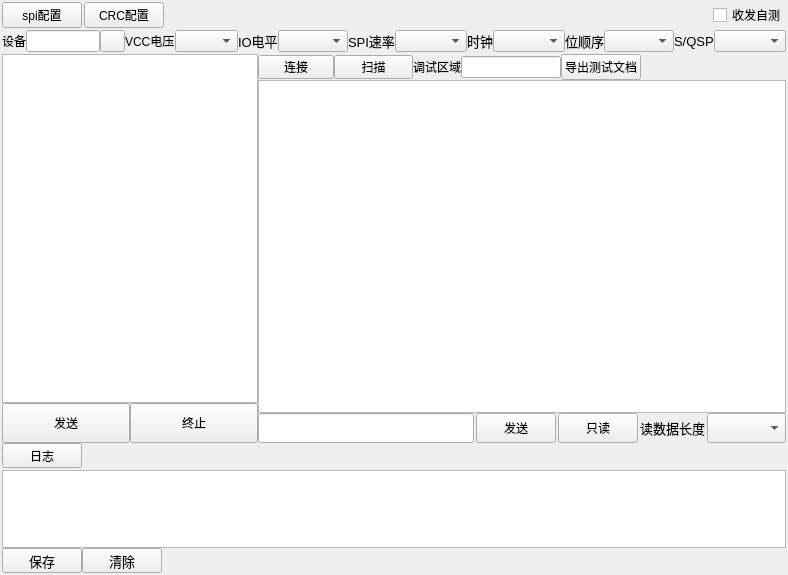
<?xml version="1.0" encoding="UTF-8"?>
<ui version="4.0">
 <class>Application</class>
 <widget class="QWidget" name="Application">
  <property name="geometry">
   <rect>
    <x>0</x>
    <y>0</y>
    <width>788</width>
    <height>575</height>
   </rect>
  </property>
  <property name="sizePolicy">
   <sizepolicy hsizetype="Ignored" vsizetype="Ignored">
    <horstretch>0</horstretch>
    <verstretch>0</verstretch>
   </sizepolicy>
  </property>
  <property name="minimumSize">
   <size>
    <width>0</width>
    <height>0</height>
   </size>
  </property>
  <property name="maximumSize">
   <size>
    <width>2000</width>
    <height>1000</height>
   </size>
  </property>
  <property name="windowTitle">
   <string>SPI上位机</string>
  </property>
  <property name="toolTip">
   <string/>
  </property>
  <layout class="QGridLayout" name="gridLayout">
   <property name="leftMargin">
    <number>2</number>
   </property>
   <property name="topMargin">
    <number>2</number>
   </property>
   <property name="rightMargin">
    <number>2</number>
   </property>
   <property name="bottomMargin">
    <number>2</number>
   </property>
   <property name="spacing">
    <number>2</number>
   </property>
   <item row="0" column="0">
    <layout class="QHBoxLayout" name="horizontalLayout_13">
     <item>
      <widget class="QPushButton" name="button_fold_config">
       <property name="text">
        <string>spi配置</string>
       </property>
      </widget>
     </item>
     <item>
      <widget class="QPushButton" name="pushButton_crc_fonfig">
       <property name="text">
        <string>CRC配置</string>
       </property>
      </widget>
     </item>
     <item>
      <spacer name="horizontalSpacer_2">
       <property name="orientation">
        <enum>Qt::Orientation::Horizontal</enum>
       </property>
       <property name="sizeHint" stdset="0">
        <size>
         <width>40</width>
         <height>20</height>
        </size>
       </property>
      </spacer>
     </item>
     <item>
      <widget class="QCheckBox" name="check_box_test">
       <property name="toolTip">
        <string>勾选上此勾选框，连接设备发送和接收端，可自测设备是否正常工作</string>
       </property>
       <property name="text">
        <string>收发自测</string>
       </property>
      </widget>
     </item>
    </layout>
   </item>
   <item row="1" column="0">
    <layout class="QHBoxLayout" name="horizontalLayout_8">
     <property name="spacing">
      <number>0</number>
     </property>
     <item>
      <widget class="QWidget" name="spi_config_widget" native="true">
       <property name="maximumSize">
        <size>
         <width>16777215</width>
         <height>16777215</height>
        </size>
       </property>
       <layout class="QHBoxLayout" name="horizontalLayout_12">
        <property name="spacing">
         <number>0</number>
        </property>
        <property name="leftMargin">
         <number>0</number>
        </property>
        <property name="topMargin">
         <number>0</number>
        </property>
        <property name="rightMargin">
         <number>0</number>
        </property>
        <property name="bottomMargin">
         <number>0</number>
        </property>
        <item>
         <widget class="QLabel" name="label_decive">
          <property name="minimumSize">
           <size>
            <width>0</width>
            <height>0</height>
           </size>
          </property>
          <property name="maximumSize">
           <size>
            <width>35</width>
            <height>25</height>
           </size>
          </property>
          <property name="font">
           <font>
            <pointsize>9</pointsize>
           </font>
          </property>
          <property name="text">
           <string>设备</string>
          </property>
         </widget>
        </item>
        <item>
         <widget class="QLineEdit" name="line_device">
          <property name="minimumSize">
           <size>
            <width>0</width>
            <height>0</height>
           </size>
          </property>
          <property name="maximumSize">
           <size>
            <width>100</width>
            <height>25</height>
           </size>
          </property>
          <property name="font">
           <font>
            <pointsize>9</pointsize>
           </font>
          </property>
          <property name="readOnly">
           <bool>true</bool>
          </property>
         </widget>
        </item>
        <item>
         <widget class="QPushButton" name="button_refresh">
          <property name="maximumSize">
           <size>
            <width>25</width>
            <height>16777215</height>
           </size>
          </property>
          <property name="text">
           <string/>
          </property>
          <property name="icon">
           <iconset theme="QIcon::ThemeIcon::MediaPlaylistRepeat"/>
          </property>
          <property name="iconSize">
           <size>
            <width>13</width>
            <height>13</height>
           </size>
          </property>
         </widget>
        </item>
        <item>
         <widget class="QLabel" name="label_vcc">
          <property name="minimumSize">
           <size>
            <width>0</width>
            <height>0</height>
           </size>
          </property>
          <property name="maximumSize">
           <size>
            <width>50</width>
            <height>25</height>
           </size>
          </property>
          <property name="font">
           <font>
            <pointsize>9</pointsize>
           </font>
          </property>
          <property name="text">
           <string>VCC电压</string>
          </property>
         </widget>
        </item>
        <item>
         <widget class="QComboBox" name="combo_box_vcc">
          <property name="minimumSize">
           <size>
            <width>0</width>
            <height>0</height>
           </size>
          </property>
          <property name="maximumSize">
           <size>
            <width>63</width>
            <height>16777215</height>
           </size>
          </property>
          <property name="font">
           <font>
            <pointsize>9</pointsize>
           </font>
          </property>
         </widget>
        </item>
        <item>
         <widget class="QLabel" name="label_io">
          <property name="minimumSize">
           <size>
            <width>0</width>
            <height>0</height>
           </size>
          </property>
          <property name="maximumSize">
           <size>
            <width>40</width>
            <height>25</height>
           </size>
          </property>
          <property name="font">
           <font>
            <pointsize>10</pointsize>
           </font>
          </property>
          <property name="text">
           <string>IO电平</string>
          </property>
         </widget>
        </item>
        <item>
         <widget class="QComboBox" name="combo_box_io">
          <property name="minimumSize">
           <size>
            <width>0</width>
            <height>0</height>
           </size>
          </property>
          <property name="maximumSize">
           <size>
            <width>70</width>
            <height>16777215</height>
           </size>
          </property>
          <property name="font">
           <font>
            <pointsize>9</pointsize>
           </font>
          </property>
         </widget>
        </item>
        <item>
         <widget class="QLabel" name="label_speed">
          <property name="minimumSize">
           <size>
            <width>0</width>
            <height>0</height>
           </size>
          </property>
          <property name="maximumSize">
           <size>
            <width>50</width>
            <height>25</height>
           </size>
          </property>
          <property name="font">
           <font>
            <pointsize>10</pointsize>
           </font>
          </property>
          <property name="text">
           <string>SPI速率</string>
          </property>
         </widget>
        </item>
        <item>
         <widget class="QComboBox" name="combo_box_speed">
          <property name="minimumSize">
           <size>
            <width>0</width>
            <height>0</height>
           </size>
          </property>
          <property name="maximumSize">
           <size>
            <width>85</width>
            <height>16777215</height>
           </size>
          </property>
          <property name="font">
           <font>
            <pointsize>9</pointsize>
           </font>
          </property>
         </widget>
        </item>
        <item>
         <widget class="QLabel" name="label_clk">
          <property name="minimumSize">
           <size>
            <width>0</width>
            <height>0</height>
           </size>
          </property>
          <property name="maximumSize">
           <size>
            <width>30</width>
            <height>25</height>
           </size>
          </property>
          <property name="font">
           <font>
            <pointsize>10</pointsize>
           </font>
          </property>
          <property name="text">
           <string>时钟</string>
          </property>
         </widget>
        </item>
        <item>
         <widget class="QComboBox" name="combo_box_clk">
          <property name="minimumSize">
           <size>
            <width>0</width>
            <height>0</height>
           </size>
          </property>
          <property name="maximumSize">
           <size>
            <width>100</width>
            <height>16777215</height>
           </size>
          </property>
          <property name="font">
           <font>
            <pointsize>9</pointsize>
           </font>
          </property>
         </widget>
        </item>
        <item>
         <widget class="QLabel" name="label_bit">
          <property name="minimumSize">
           <size>
            <width>0</width>
            <height>0</height>
           </size>
          </property>
          <property name="maximumSize">
           <size>
            <width>40</width>
            <height>25</height>
           </size>
          </property>
          <property name="font">
           <font>
            <pointsize>10</pointsize>
           </font>
          </property>
          <property name="text">
           <string>位顺序</string>
          </property>
         </widget>
        </item>
        <item>
         <widget class="QComboBox" name="combo_box_bit">
          <property name="minimumSize">
           <size>
            <width>0</width>
            <height>0</height>
           </size>
          </property>
          <property name="maximumSize">
           <size>
            <width>70</width>
            <height>16777215</height>
           </size>
          </property>
          <property name="font">
           <font>
            <pointsize>9</pointsize>
           </font>
          </property>
         </widget>
        </item>
        <item>
         <widget class="QLabel" name="label_s_or_q">
          <property name="minimumSize">
           <size>
            <width>0</width>
            <height>0</height>
           </size>
          </property>
          <property name="maximumSize">
           <size>
            <width>40</width>
            <height>25</height>
           </size>
          </property>
          <property name="font">
           <font>
            <pointsize>10</pointsize>
           </font>
          </property>
          <property name="text">
           <string>S/QSPI</string>
          </property>
         </widget>
        </item>
        <item>
         <widget class="QComboBox" name="combo_box_s_or_q">
          <property name="minimumSize">
           <size>
            <width>0</width>
            <height>0</height>
           </size>
          </property>
          <property name="maximumSize">
           <size>
            <width>100</width>
            <height>16777215</height>
           </size>
          </property>
          <property name="font">
           <font>
            <pointsize>9</pointsize>
           </font>
          </property>
         </widget>
        </item>
       </layout>
      </widget>
     </item>
    </layout>
   </item>
   <item row="2" column="0">
    <layout class="QGridLayout" name="gridLayout_4" rowstretch="4,1">
     <item row="0" column="0">
      <layout class="QGridLayout" name="gridLayout_2" rowstretch="10,1" rowminimumheight="0,0">
       <property name="spacing">
        <number>0</number>
       </property>
       <item row="0" column="0">
        <layout class="QGridLayout" name="gridLayout_5">
         <item row="0" column="0">
          <layout class="QGridLayout" name="gridLayout_9" rowstretch="0,0">
           <property name="spacing">
            <number>0</number>
           </property>
           <item row="1" column="1">
            <widget class="QPushButton" name="MCU_button_stop">
             <property name="minimumSize">
              <size>
               <width>0</width>
               <height>40</height>
              </size>
             </property>
             <property name="text">
              <string>终止</string>
             </property>
            </widget>
           </item>
           <item row="1" column="0">
            <widget class="QPushButton" name="MCU_button_send">
             <property name="minimumSize">
              <size>
               <width>0</width>
               <height>40</height>
              </size>
             </property>
             <property name="text">
              <string>发送</string>
             </property>
            </widget>
           </item>
           <item row="0" column="0" colspan="2">
            <widget class="QListWidget" name="MCU_list_test">
             <property name="minimumSize">
              <size>
               <width>0</width>
               <height>0</height>
              </size>
             </property>
             <property name="maximumSize">
              <size>
               <width>16777215</width>
               <height>16777215</height>
              </size>
             </property>
             <property name="resizeMode">
              <enum>QListView::ResizeMode::Fixed</enum>
             </property>
            </widget>
           </item>
          </layout>
         </item>
         <item row="0" column="1">
          <layout class="QVBoxLayout" name="verticalLayout_7">
           <property name="spacing">
            <number>0</number>
           </property>
           <item>
            <layout class="QHBoxLayout" name="horizontalLayout_3">
             <item>
              <widget class="QPushButton" name="button_mcu_connect">
               <property name="maximumSize">
                <size>
                 <width>76</width>
                 <height>24</height>
                </size>
               </property>
               <property name="text">
                <string>连接</string>
               </property>
              </widget>
             </item>
             <item>
              <widget class="QPushButton" name="button_mcu_scan">
               <property name="maximumSize">
                <size>
                 <width>79</width>
                 <height>24</height>
                </size>
               </property>
               <property name="text">
                <string>扫描</string>
               </property>
              </widget>
             </item>
             <item>
              <widget class="QLabel" name="label_4">
               <property name="toolTip">
                <string>&lt;html&gt;&lt;head/&gt;&lt;body&gt;&lt;p&gt;输入框用来控制连接和扫描时，SPI请求MCU时的写时序和回读MCU的读时序间隔，防止时间过短导致MCU无法及时响应&lt;/p&gt;&lt;/body&gt;&lt;/html&gt;</string>
               </property>
               <property name="text">
                <string>调试区域</string>
               </property>
              </widget>
             </item>
             <item>
              <widget class="QLineEdit" name="line_test_interval">
               <property name="maximumSize">
                <size>
                 <width>100</width>
                 <height>16777215</height>
                </size>
               </property>
              </widget>
             </item>
             <item>
              <widget class="QPushButton" name="button_mcu_export_pdf">
               <property name="text">
                <string>导出测试文档</string>
               </property>
              </widget>
             </item>
             <item>
              <spacer name="horizontalSpacer">
               <property name="orientation">
                <enum>Qt::Orientation::Horizontal</enum>
               </property>
               <property name="sizeHint" stdset="0">
                <size>
                 <width>40</width>
                 <height>20</height>
                </size>
               </property>
              </spacer>
             </item>
            </layout>
           </item>
           <item>
            <widget class="QListWidget" name="MCU_list_case">
             <property name="minimumSize">
              <size>
               <width>0</width>
               <height>0</height>
              </size>
             </property>
            </widget>
           </item>
           <item>
            <layout class="QHBoxLayout" name="horizontalLayout_14" stretch="0,0,0,0,0">
             <property name="spacing">
              <number>2</number>
             </property>
             <item>
              <widget class="QLineEdit" name="MCU_line_test">
               <property name="minimumSize">
                <size>
                 <width>0</width>
                 <height>30</height>
                </size>
               </property>
               <property name="font">
                <font>
                 <pointsize>14</pointsize>
                </font>
               </property>
              </widget>
             </item>
             <item>
              <widget class="QPushButton" name="MCU_button_test">
               <property name="minimumSize">
                <size>
                 <width>0</width>
                 <height>30</height>
                </size>
               </property>
               <property name="text">
                <string>发送</string>
               </property>
              </widget>
             </item>
             <item>
              <widget class="QPushButton" name="button_receive">
               <property name="minimumSize">
                <size>
                 <width>0</width>
                 <height>30</height>
                </size>
               </property>
               <property name="maximumSize">
                <size>
                 <width>16777215</width>
                 <height>16777215</height>
                </size>
               </property>
               <property name="text">
                <string>只读</string>
               </property>
              </widget>
             </item>
             <item>
              <widget class="QLabel" name="label_receive_size">
               <property name="minimumSize">
                <size>
                 <width>0</width>
                 <height>30</height>
                </size>
               </property>
               <property name="maximumSize">
                <size>
                 <width>16777215</width>
                 <height>16777215</height>
                </size>
               </property>
               <property name="font">
                <font>
                 <pointsize>10</pointsize>
                 <bold>false</bold>
                </font>
               </property>
               <property name="text">
                <string>读数据长度</string>
               </property>
              </widget>
             </item>
             <item>
              <widget class="QComboBox" name="combo_box_size">
               <property name="minimumSize">
                <size>
                 <width>0</width>
                 <height>30</height>
                </size>
               </property>
               <property name="maximumSize">
                <size>
                 <width>16777215</width>
                 <height>30</height>
                </size>
               </property>
               <property name="font">
                <font>
                 <pointsize>10</pointsize>
                </font>
               </property>
              </widget>
             </item>
            </layout>
           </item>
          </layout>
         </item>
        </layout>
       </item>
       <item row="1" column="0">
        <widget class="QPushButton" name="button_fold_log">
         <property name="sizePolicy">
          <sizepolicy hsizetype="Fixed" vsizetype="Fixed">
           <horstretch>0</horstretch>
           <verstretch>0</verstretch>
          </sizepolicy>
         </property>
         <property name="minimumSize">
          <size>
           <width>80</width>
           <height>25</height>
          </size>
         </property>
         <property name="maximumSize">
          <size>
           <width>40</width>
           <height>25</height>
          </size>
         </property>
         <property name="font">
          <font>
           <family>宋体</family>
           <pointsize>9</pointsize>
          </font>
         </property>
         <property name="text">
          <string>日志</string>
         </property>
        </widget>
       </item>
      </layout>
     </item>
     <item row="1" column="0">
      <widget class="QWidget" name="log_widget" native="true">
       <property name="sizePolicy">
        <sizepolicy hsizetype="Preferred" vsizetype="Preferred">
         <horstretch>0</horstretch>
         <verstretch>0</verstretch>
        </sizepolicy>
       </property>
       <property name="minimumSize">
        <size>
         <width>0</width>
         <height>0</height>
        </size>
       </property>
       <property name="maximumSize">
        <size>
         <width>16777215</width>
         <height>150</height>
        </size>
       </property>
       <layout class="QGridLayout" name="gridLayout_3">
        <property name="leftMargin">
         <number>0</number>
        </property>
        <property name="topMargin">
         <number>0</number>
        </property>
        <property name="rightMargin">
         <number>0</number>
        </property>
        <property name="bottomMargin">
         <number>0</number>
        </property>
        <property name="spacing">
         <number>0</number>
        </property>
        <item row="2" column="1">
         <widget class="QPushButton" name="button_clear">
          <property name="minimumSize">
           <size>
            <width>80</width>
            <height>25</height>
           </size>
          </property>
          <property name="maximumSize">
           <size>
            <width>50</width>
            <height>25</height>
           </size>
          </property>
          <property name="font">
           <font>
            <family>宋体</family>
            <pointsize>10</pointsize>
           </font>
          </property>
          <property name="toolTip">
           <string>清除</string>
          </property>
          <property name="text">
           <string>清除</string>
          </property>
         </widget>
        </item>
        <item row="2" column="0">
         <widget class="QPushButton" name="button_save">
          <property name="minimumSize">
           <size>
            <width>80</width>
            <height>25</height>
           </size>
          </property>
          <property name="maximumSize">
           <size>
            <width>50</width>
            <height>25</height>
           </size>
          </property>
          <property name="font">
           <font>
            <family>宋体</family>
            <pointsize>10</pointsize>
           </font>
          </property>
          <property name="toolTip">
           <string>保存</string>
          </property>
          <property name="text">
           <string>保存</string>
          </property>
         </widget>
        </item>
        <item row="0" column="0" colspan="3">
         <widget class="QPlainTextEdit" name="text_log">
          <property name="sizePolicy">
           <sizepolicy hsizetype="Expanding" vsizetype="Expanding">
            <horstretch>0</horstretch>
            <verstretch>0</verstretch>
           </sizepolicy>
          </property>
          <property name="minimumSize">
           <size>
            <width>0</width>
            <height>0</height>
           </size>
          </property>
          <property name="maximumSize">
           <size>
            <width>16777215</width>
            <height>16777215</height>
           </size>
          </property>
          <property name="font">
           <font>
            <family>宋体</family>
            <pointsize>12</pointsize>
           </font>
          </property>
          <property name="frameShadow">
           <enum>QFrame::Shadow::Raised</enum>
          </property>
          <property name="readOnly">
           <bool>true</bool>
          </property>
          <property name="plainText">
           <string/>
          </property>
         </widget>
        </item>
       </layout>
      </widget>
     </item>
    </layout>
   </item>
  </layout>
 </widget>
 <resources/>
 <connections/>
</ui>
